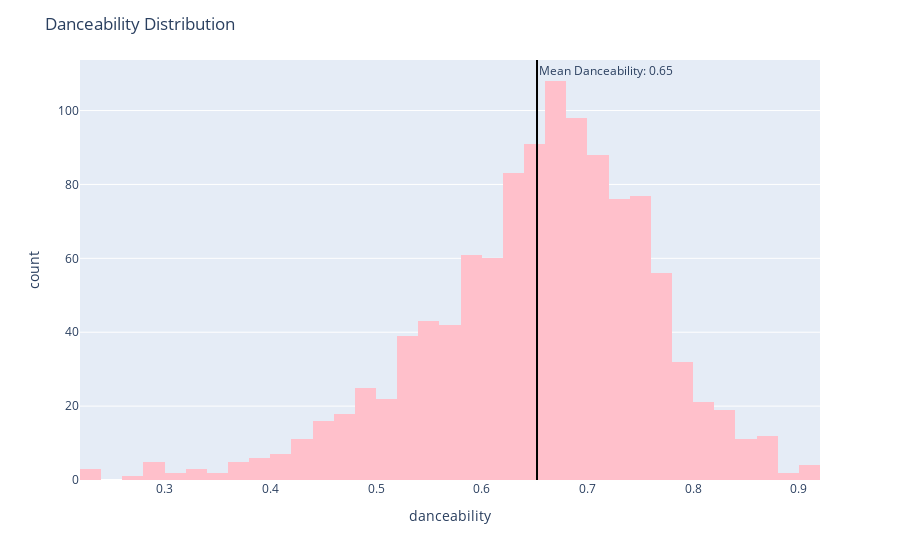

The notebook cell this image was saved under:
### Code cell
fig = px.histogram(df, x="danceability", marginal=None, hover_data=df.columns, color_discrete_sequence=['pink'])
fig.update_layout(title='Danceability Distribution')
mean_danceability = df['danceability'].mean()
fig.add_vline(x=mean_danceability, line_color='black', annotation_text = f"Mean Danceability: {mean_danceability:.2f}", annotation_position = 'top right')

### Figure 1 — Plotly figure (JSON) as saved in the notebook; plotly's stock layout.template omitted (floating-point values rounded to 4 significant figures; data arrays with more than 128 entries replaced by an {"elided": "..."} marker saying what was removed)
{"data": [{"alignmentgroup": "True", "bingroup": "x", "hovertemplate": "danceability=%{x}<br>count=%{y}<extra></extra>", "legendgroup": "", "marker": {"color": "pink", "pattern": {"shape": ""}}, "name": "", "offsetgroup": "", "orientation": "v", "showlegend": false, "type": "histogram", "x": {"elided": "1149 float values"}, "xaxis": "x", "yaxis": "y"}], "layout": {"annotations": [{"showarrow": false, "text": "Mean Danceability: 0.65", "x": 0.6523, "xanchor": "left", "xref": "x", "y": 1, "yanchor": "top", "yref": "y domain"}], "barmode": "relative", "legend": {"tracegroupgap": 0}, "margin": {"t": 60}, "shapes": [{"line": {"color": "black"}, "type": "line", "x0": 0.6523, "x1": 0.6523, "xref": "x", "y0": 0, "y1": 1, "yref": "y domain"}], "title": {"text": "Danceability Distribution"}, "xaxis": {"anchor": "y", "domain": [0, 1], "title": {"text": "danceability"}}, "yaxis": {"anchor": "x", "domain": [0, 1], "title": {"text": "count"}}}}
